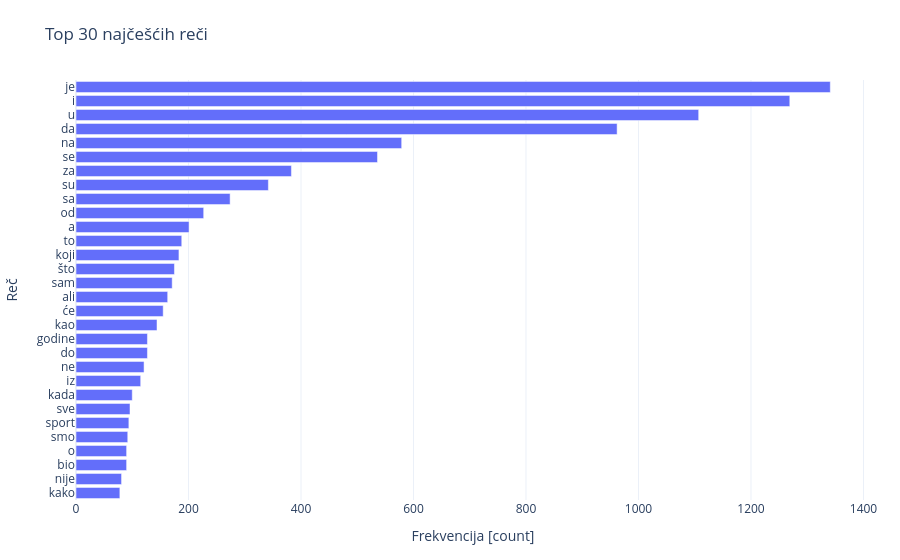

The code cell stored with this chart in its notebook:
### Markdown cell above
## 3) Analiza lingvističkih performansi

### Code cell
text_section = run_text_analysis(ctx)
text_df = text_section["text_df"]
all_tokens = text_section["all_tokens"]

### Figure 1 — Plotly figure (JSON) as saved in the notebook; plotly's stock layout.template omitted (floating-point values rounded to 4 significant figures)
{"data": [{"hovertemplate": "count=%{x}<br>word=%{y}<extra></extra>", "legendgroup": "", "marker": {"color": "#636efa", "pattern": {"shape": ""}}, "name": "", "orientation": "h", "showlegend": false, "textposition": "auto", "type": "bar", "x": [78, 81, 90, 90, 92, 94, 96, 100, 115, 121, 127, 127, 144, 155, 163, 171, 175, 183, 188, 201, 227, 274, 342, 383, 536, 579, 962, 1107, 1269, 1341], "xaxis": "x", "y": ["kako", "nije", "bio", "o", "smo", "sport", "sve", "kada", "iz", "ne", "do", "godine", "kao", "će", "ali", "sam", "što", "koji", "to", "a", "od", "sa", "su", "za", "se", "na", "da", "u", "i", "je"], "yaxis": "y"}], "layout": {"barmode": "relative", "colorway": ["#1D3557", "#457B9D", "#2A9D8F", "#E9C46A", "#E76F51", "#A8DADC"], "legend": {"bgcolor": "rgba(255,255,255,0.7)", "orientation": "h", "tracegroupgap": 0, "x": 1.0, "xanchor": "right", "y": 1.02, "yanchor": "bottom"}, "margin": {"b": 60, "l": 60, "r": 30, "t": 80}, "title": {"text": "Top 30 najčešćih reči"}, "xaxis": {"anchor": "y", "domain": [0.0, 1.0], "title": {"text": "Frekvencija [count]"}}, "yaxis": {"anchor": "x", "domain": [0.0, 1.0], "title": {"text": "Reč"}}}}
